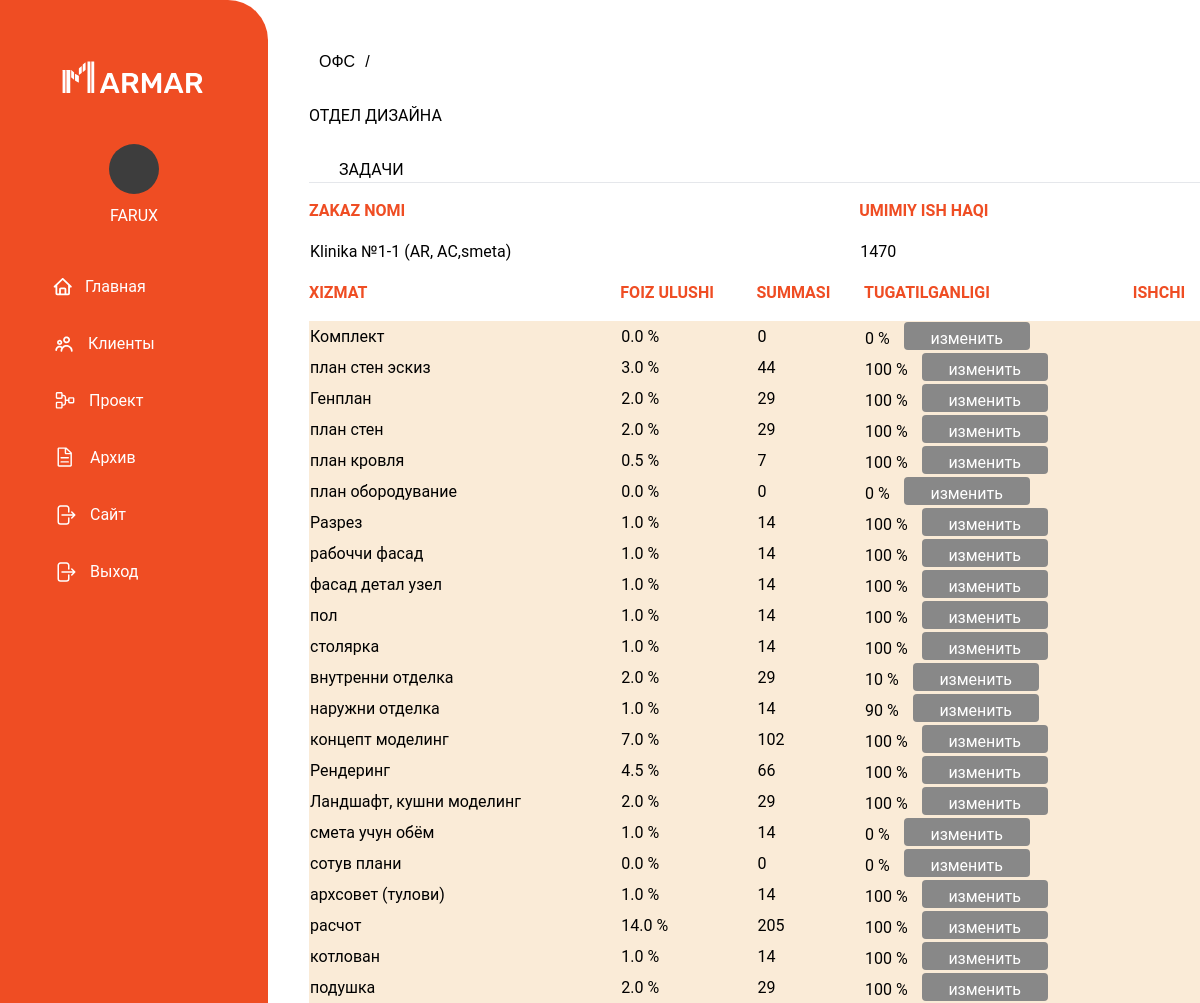
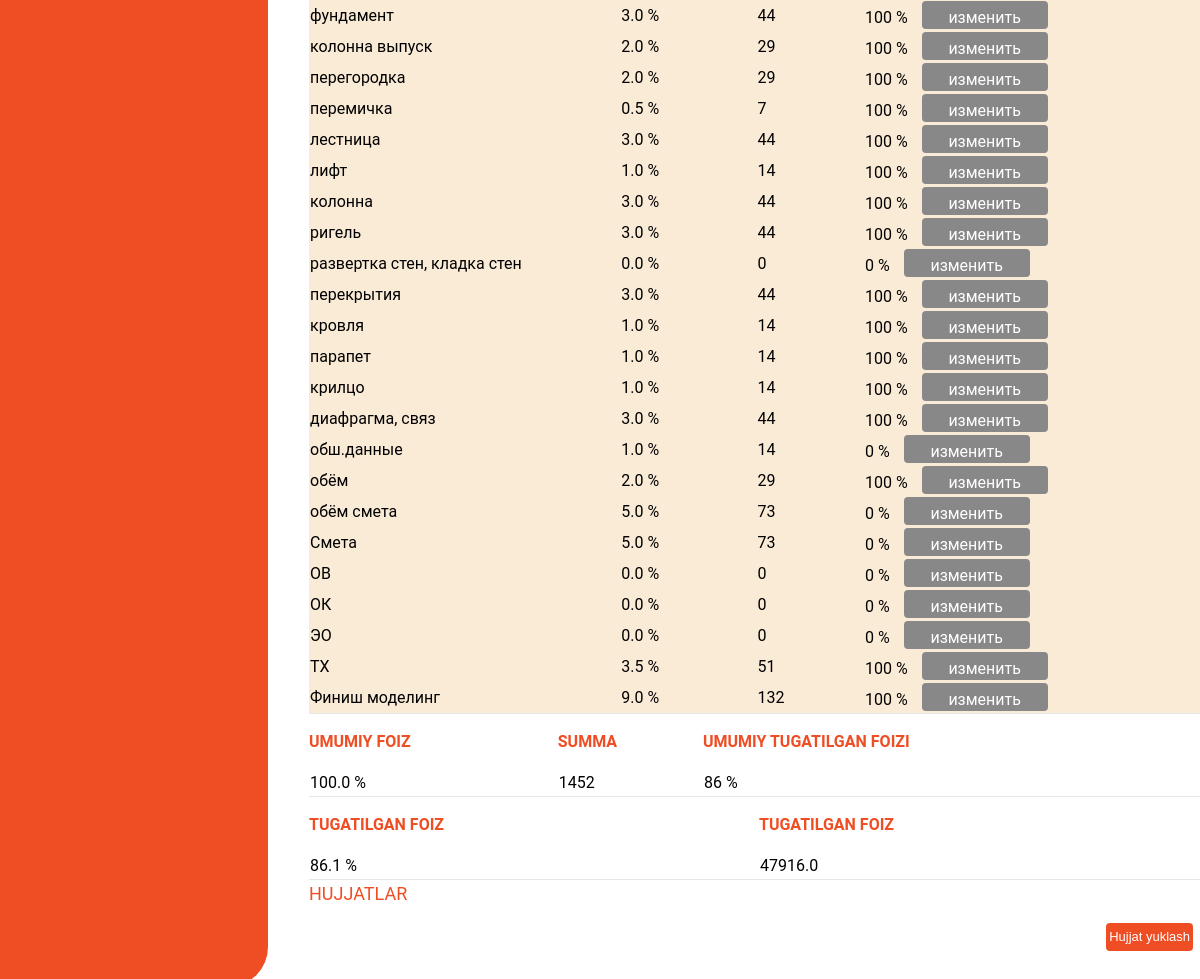
The app's page /crm/department_6/ (signed in), older data (2 pictures, top to bottom).
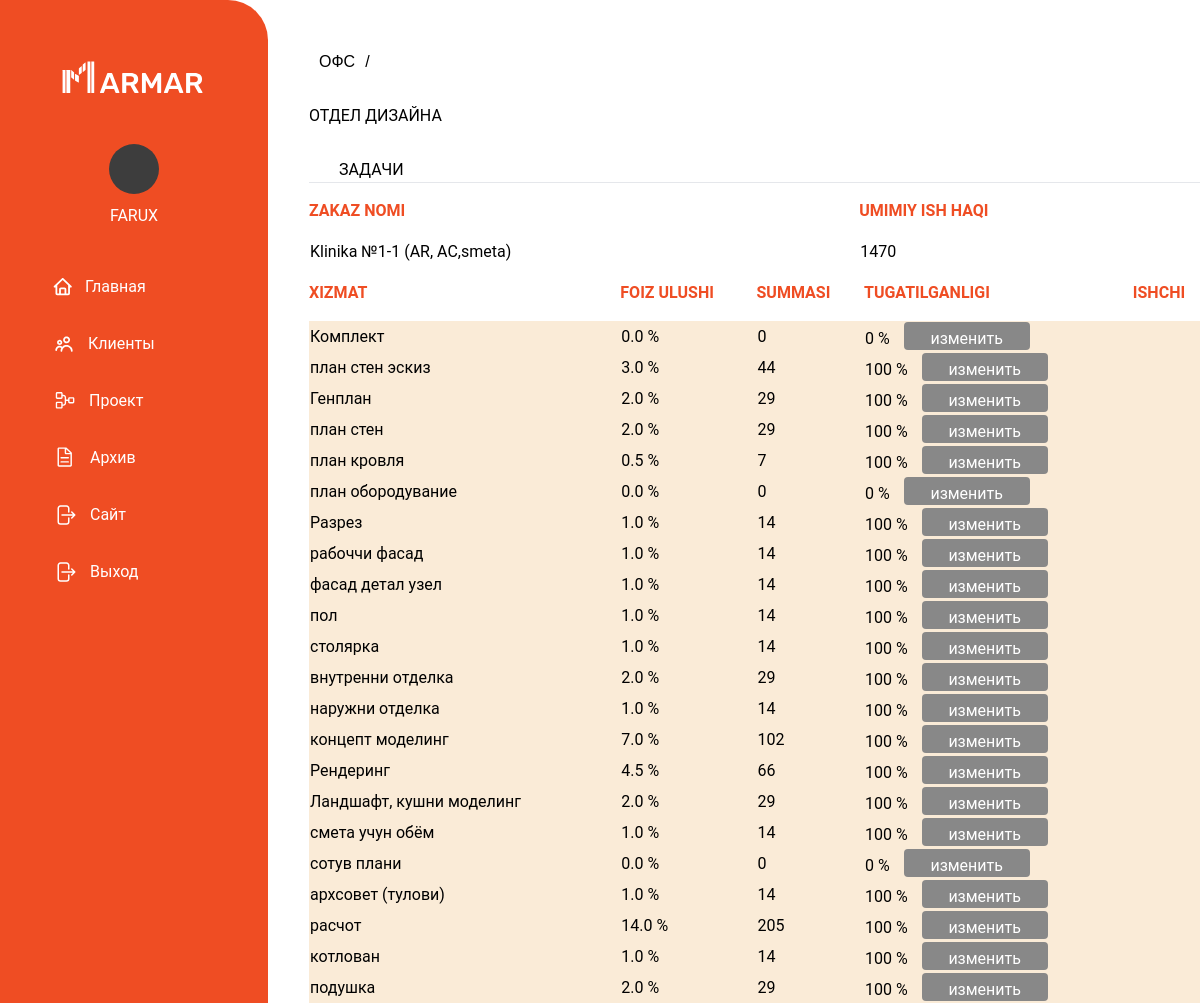
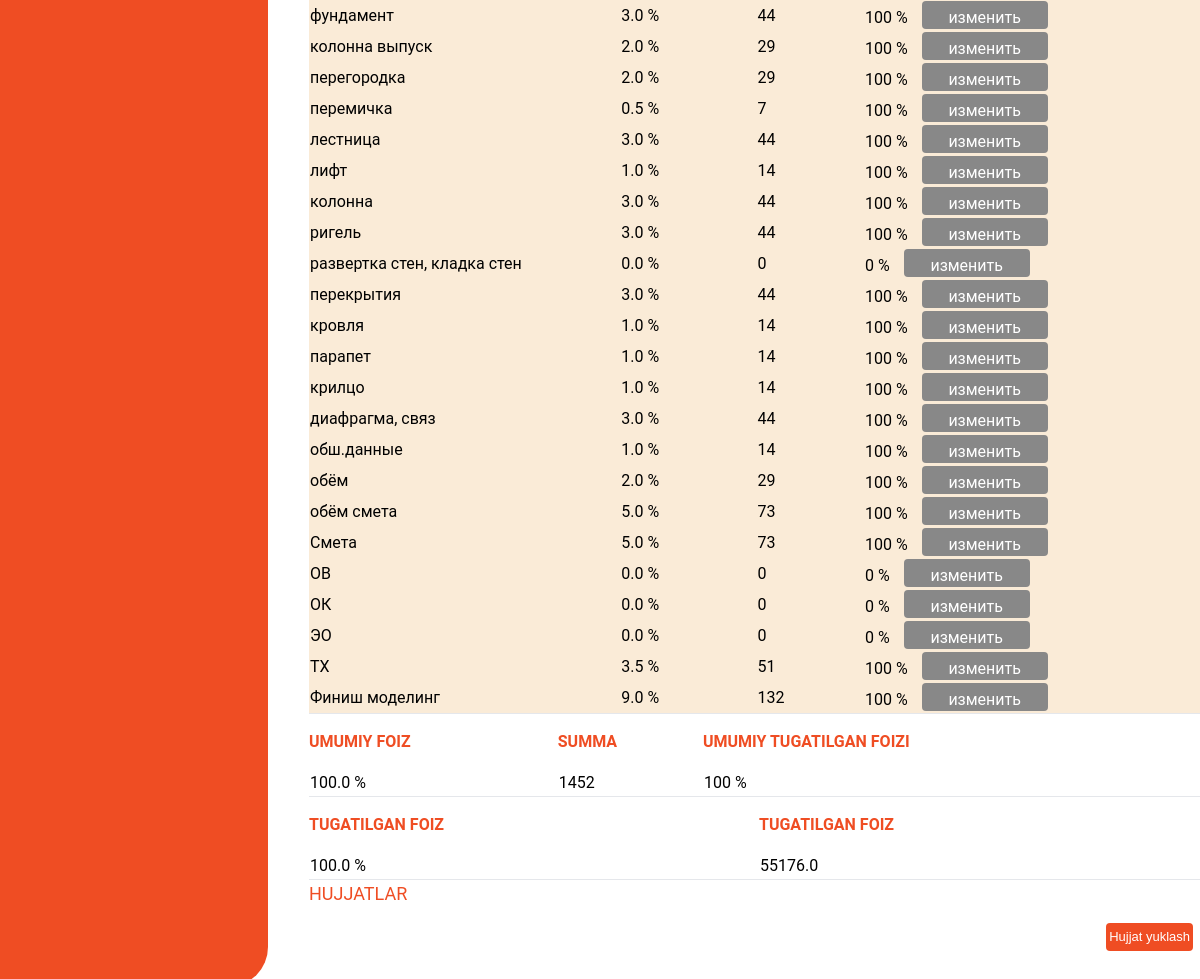
The same page, newer data (2 pictures, top to bottom).
### crm/models.py (models this page shows, shortened)
class User(AbstractUser):
    name = models.CharField(max_length=120)
    password = models.CharField(max_length=120)
    role = models.CharField(max_length=120, choices=ROLE)
    objects = UserManager()

class Orders(models.Model):
    order_number = models.IntegerField(null=True)
    title = models.CharField(max_length=120)
    service = models.ManyToManyField('Service', through="ProjectService")
    client = models.ForeignKey(Clients, on_delete=models.CASCADE)
    status = models.CharField(max_length=120, choices=STATUS_PAY, default="Ожидание")
    is_archive = models.BooleanField(default=False, null=True, blank=True)
    numbers = models.PositiveIntegerField(null=True, blank=True)
    user = models.ManyToManyField('User')

class ProjectService(models.Model):
    order = models.ForeignKey(Orders, on_delete=models.CASCADE, null=True, blank=True)
    service = models.ForeignKey(Service, on_delete=models.CASCADE, null=True, blank=True)
    user = models.ManyToManyField('User')
    parcent = models.FloatField(default=0, null=True, blank=True)
    max_parcent = models.IntegerField(default=0, null=True, blank=True)
    objects = ProjectServiceQuerySet.as_manager()
    def total_prince(self):
        return int(self.order.numbers * (self.parcent / 100))

class Service(models.Model):
    name = models.CharField(max_length=120)
    department = models.ForeignKey(Department, on_delete=models.CASCADE, null=True, blank=True)
    parent = models.ForeignKey('Service', null=True, blank=True, on_delete=models.CASCADE)

### crm/views.py (the view)
# urls.py: path('department_<pk>/', views.department, name="department"),
def department(request, pk):
    orders = Orders.objects.get(pk=pk, user=request.user)
    order_fields = OrderField.objects.filter(order_filed_id=orders)
    form = OrderFieldForm(request.POST or None, request.FILES)
    if form.is_valid() and request.method == 'POST':
        instance = form.save(commit=False)
        instance.order_filed = orders
        instance.save()
        return redirect('department', pk=pk)
    projectservices = ProjectService.objects.filter(order=orders)
    result_parcent = 0
    reuslt_sum = 0
    sum_percent = 0
    max_percent_sum = 0
    for item in projectservices:
        result_parcent += item.parcent
        reuslt_sum += item.total_prince()
        max_percent_sum += item.max_parcent
        sum_percent += (item.parcent * item.max_parcent) / 100
    return render(request, 'department.html',
                  {'orders': orders,
                   'projectservices': projectservices,
                   'order_fields': order_fields,
                   'form': form,
                   'result_parcent': result_parcent,
                   'reuslt_sum': reuslt_sum,
                   'sum_percent': sum_percent,
                   'max_percent_sum': 0 if result_parcent == 0 else int((sum_percent / result_parcent) * 100),
                   'result': reuslt_sum * max_percent_sum / 100
                   })

### crm/templates/department.html (shortened to what this page needs)
{% extends 'index.html' %}
{% load static %}
{% block content %}
    <section class="ofis">
        <a href="{% url 'offic' %}" class="put">ОФС<span>/</span></a>
        <div class="container-dep">
            <h1>Отдел дизайна</h1>
            <div class="dep-header">
                <p>Задачи</p>
            </div>
            <hr>
        </div>
        <table class="table-project">
            <tr>
                <th>Zakaz Nomi</th>
                <th>umimiy ish haqi</th>
            </tr>
            <tr>
                <td>{{ orders.title }}</td>
                <td>{{ orders.numbers }}</td>
            </tr>
        </table>
        <table class="table-project">
            <tr>
                <th>Xizmat</th>
                <th>Foiz ulushi</th>
                <th>summasi</th>
                <th>tugatilganligi</th>
                <th>ishchi</th>
            </tr>
            {% for projectservice in projectservices %}
                <tr style="
    background: antiquewhite;">
                    <td>{{ projectservice.service.name }}</td>
                    <td>{{ projectservice.parcent }} %
                    </td>
                    <td>{{ projectservice.total_prince }}</td>
                    <td>{{ projectservice.max_parcent }} %
                        <button class="btn-archive modal-project-btn" id="{{ projectservice.pk }}">изменить</button>
                    </td>
                    <td>
                    </td>
                </tr>
            {% endfor %}
        </table>
        <hr>
        <table class="table-project">
            <tr>
                <th>Umumiy foiz</th>
                <th>Summa</th>
                <th>Umumiy tugatilgan foizi</th>
            </tr>
            <tr>
                <td>{{ result_parcent }} %</td>
                <td>{{ reuslt_sum }}</td>
                <td>{{ max_percent_sum }} %</td>
            </tr>
        </table>
        <hr>
        <table class="table-project">
            <tr>
                <th>Tugatilgan foiz</th>
                <th>Tugatilgan foiz</th>
            </tr>
            <tr>
                <td>{{ sum_percent }} %</td>
                <td>{{ result }}</td>
            </tr>
        </table>
        <hr>
        <h1 style="color: #EF4D23; font-size: 18px">Hujjatlar</h1>
        <section>
            <div class="clients-header">
                <button type="button" id="myBtn" class="btn-clients" style="margin-left: 90%; font-size: 13px">Hujjat
                    yuklash
                </button>
            </div>
        </section>
        <div style="display: flex; padding: 10px;flex-wrap: nowrap;flex-direction: column;">
        </div>
    </section>
{% endblock %}

### crm/templates/index.html (shortened to what this page needs)
{% load static %}
<!Doctype html>
<html lang="en">
<head>
    <link rel="stylesheet"
          href="https://cdnjs.cloudflare.com/ajax/libs/font-awesome/6.2.0/css/all.min.css">
    <link rel="stylesheet" href="{% static 'style.css' %}">
    <script src="https://cdn.tailwindcss.com"></script>
</head>
<body class="flex">
<div>
    <aside class='bg-[#EF4D23] w-[268px] h-screen h-[100px] text-white flex flex-col rounded-r-[40px] sticky top-0'>
        <a href="" class='inline-block my-[51px] px-[53px] w-full'>
        </a>
        <a href='#' class='inline-block mb-[20px] px-[53px] w-full text-center'>
            <div class="w-[50px] h-[50px] bg-[#3d3d3d] rounded-[50px] m-auto">
            </div>
            <h1 class='p-[10px]'>{{ user.username }}</h1>
        </a>
        <nav>
            <a href=""
               class='group flex items-center text-white ml-[36px] px-[17px] rounded-[12px] hover:bg-[#F2F6FC] w-[212px] h-[57px] hover:text-[#1C1D20] relative duration-300'>
                <span>Главная</span>
            </a>
            <a href='{% url 'clients' %}'
               class='group flex   items-center text-white ml-[36px] px-[17px] rounded-[12px] hover:bg-[#F2F6FC] w-[212px] h-[57px] hover:text-[#1C1D20] relative duration-300'>
                <span>Клиенты</span>
            </a>
            <a href="{% url 'offic' %}"
               class='group flex items-center text-white ml-[36px] px-[17px] rounded-[12px] hover:bg-[#F2F6FC] w-[212px] h-[57px] hover:text-[#1C1D20] relative duration-300'>
                <span>Проект</span>
            </a>
            <a href=""
               class='group flex items-center text-white ml-[36px] px-[17px] rounded-[12px] hover:bg-[#F2F6FC] w-[212px] h-[57px] hover:text-[#1C1D20] relative duration-300'>
                <span>Архив</span>
            </a>
            <a href='{% url 'sign_out' %}'
               class='group flex items-center text-white ml-[36px] px-[17px] rounded-[12px] hover:bg-[#F2F6FC] w-[212px] h-[57px] hover:text-[#1C1D20] relative duration-300'>
                <span>Сайт</span>
            </a>
            <a href='{% url 'sign_out' %}'
               class='group flex items-center text-white ml-[36px] px-[17px] rounded-[12px] hover:bg-[#F2F6FC] w-[212px] h-[57px] hover:text-[#1C1D20] relative duration-300'>
                <span>Выход</span>
            </a>
        </nav>
    </aside>
</div>
{% block content %}
{% endblock %}
</body>
</html>

### crm/static/style.css (style rules this page uses)
body { padding: 0; margin: 0; font-family: 'Roboto', sans-serif; color: #fff; font-size: 16px; }
* { box-sizing: border-box; }
p { margin: 0; }
h1 { padding: 0; margin: 0; text-transform: uppercase; }
a { text-decoration: none; margin: 0; }
.clients-header { padding: 16px; align-items: center; display: flex; font-family: sans-serif; color: black; justify-content: space-between; }
.btn-clients { margin-left: 55%; width: 126px; height: 28px; border: none; border-radius: 4px; background: #EF4D23; font-size: 16px; color: white; }
.btn-archive { margin-left: 10px; width: 126px; height: 28px; border: none; border-radius: 4px; background: #888888; font-size: 16px; color: white; text-align: center; padding: 5px; }
.table-project { color: black; width: 100%; height: 90%; }
.table-project th { color: #EF4D23; padding: 16px 0 16px 0; text-align: start; text-transform: uppercase; font-family: sans-serif none; }
.ofis { padding-top: 50px; margin-left: 309px; position: absolute; color: black; width: 75%; }
.put { font-family: sans-serif; margin-bottom: 30px; margin-left: 10px; color: black; }
.put span { margin-left: 10px; color: black; }
.dep-header { text-transform: uppercase; margin-left: 30px; display: flex; gap: 40px; }
.container-dep h1 { margin-top: 30px; margin-bottom: 30px; }

Row changes from the older to the newer data that the page shows:
changed ProjectService "внутренни отделка": max_parcent "10" → "100"
changed ProjectService "наружни отделка": max_parcent "90" → "100"
changed ProjectService "смета учун обём": max_parcent "0" → "100"
changed ProjectService "обш.данные": max_parcent "0" → "100"
changed ProjectService "обём смета": max_parcent "0" → "100"
changed ProjectService "Смета": max_parcent "0" → "100"
Text that changed along with them:
{{ max_percent_sum }}: "86" → "100"
{{ sum_percent }}: "86.1" → "100.0"
{{ result }}: "47916.0" → "55176.0"
